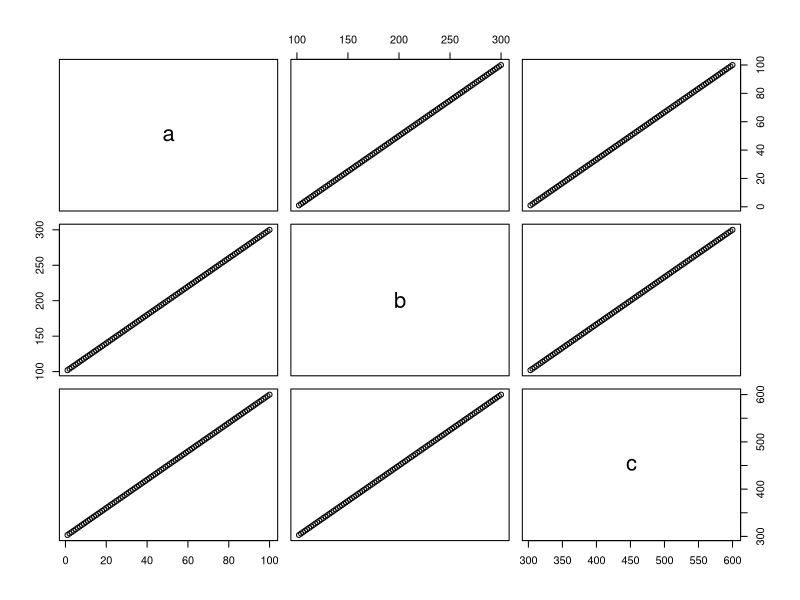

Write the R code that produced this figure.

#by Oleksandra Tarasiuk
x1=seq(from=1, to=100, by=1)
x2=seq(from=101, to=200, by=1)
x3=seq(from=201, to=300, by=1)
t = data.frame(a = x1, b = x1+x2, c = x1+x2+x3)
plot(t)
